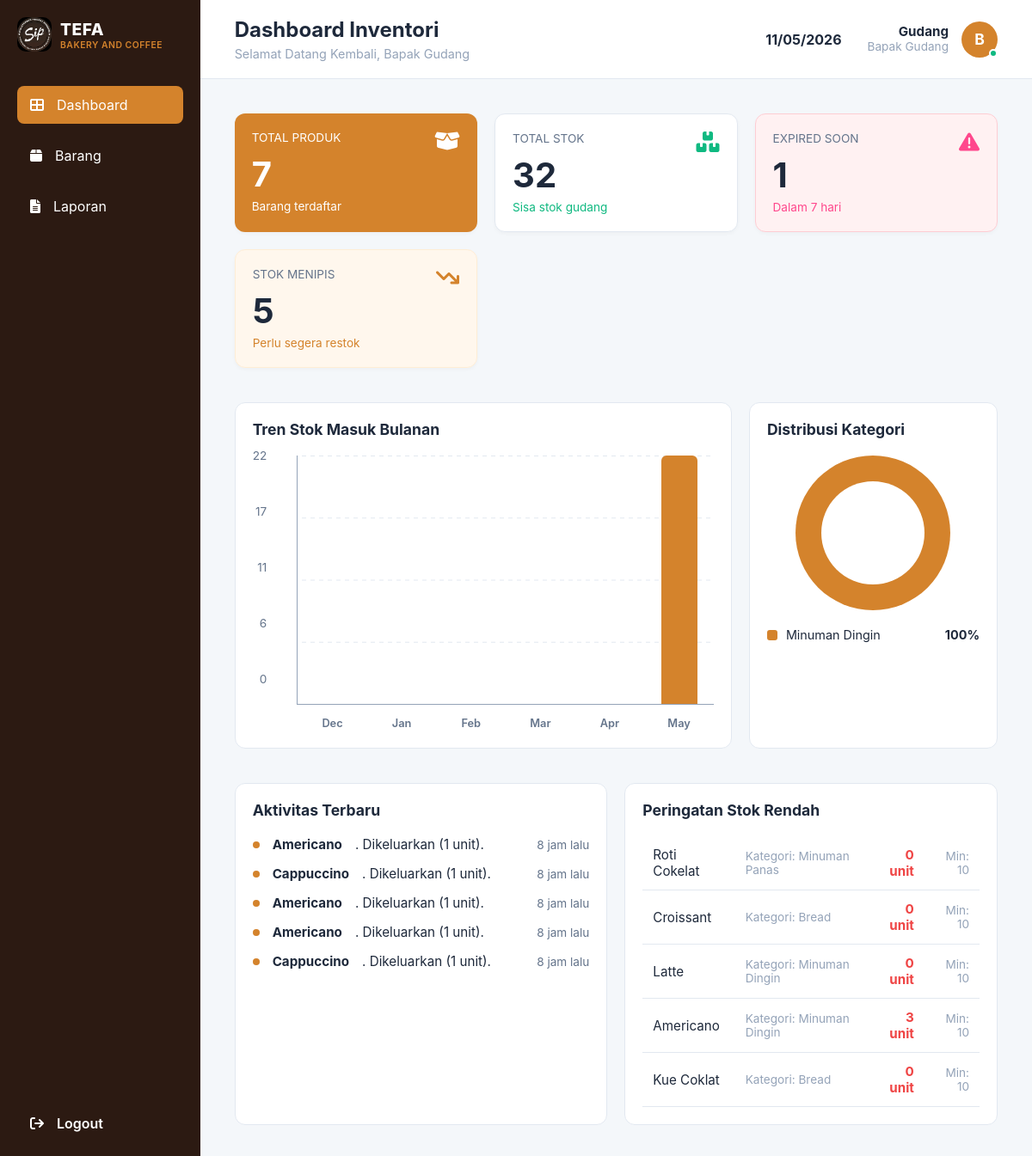
The app's page /gudang/index.php (signed in) with its own data.
### tables this page shows
CREATE TABLE `users` (
  `id` int NOT NULL,
  `username` varchar(50) NOT NULL,
  `password` varchar(255) NOT NULL,
  `nama_lengkap` varchar(100) DEFAULT NULL,
  `role` enum('admin','kasir','gudang') NOT NULL,
  `status` enum('aktif','non-aktif') DEFAULT 'aktif'
);

CREATE TABLE `inventory_logs` (
  `id` int NOT NULL,
  `product_id` int NOT NULL,
  `user_id` int NOT NULL,
  `tipe_mutasi` enum('masuk','keluar','rusak','retur') NOT NULL,
  `jumlah` int NOT NULL,
  `stok_sebelum` int NOT NULL,
  `stok_sesudah` int NOT NULL,
  `keterangan` text,
  `created_at` timestamp NULL DEFAULT CURRENT_TIMESTAMP
);

CREATE TABLE `products` (
  `id` int NOT NULL,
  `sku` varchar(20) NOT NULL,
  `nama_produk` varchar(100) NOT NULL,
  `category_id` int DEFAULT NULL,
  `harga` decimal(10,2) NOT NULL,
  `stok` int DEFAULT '0',
  `satuan` varchar(20) DEFAULT 'Pcs',
  `image` varchar(255) DEFAULT 'default.jpg',
  `exp_date` date DEFAULT NULL,
  `status` enum('aktif','non-aktif') DEFAULT 'aktif',
  `created_at` timestamp NULL DEFAULT CURRENT_TIMESTAMP
);

CREATE TABLE `categories` (
  `id` int NOT NULL,
  `nama_kategori` varchar(50) NOT NULL
);

### core/Database.php (called while the page is built, shortened)
<?php
class Database
{
    private static ?PDO $instance = null;
    public static function getConnection(): PDO
    {
        if (self::$instance === null) {
            try {
                $dsn = sprintf(
                    'mysql:host=%s;dbname=%s;charset=%s',
                    DB_HOST,
                    DB_NAME,
                    DB_CHARSET
                );
                self::$instance = new PDO($dsn, DB_USER, DB_PASS, [
                    PDO::ATTR_ERRMODE            => PDO::ERRMODE_EXCEPTION,
                    PDO::ATTR_DEFAULT_FETCH_MODE => PDO::FETCH_ASSOC,
                    PDO::ATTR_EMULATE_PREPARES   => false,
                ]);
            } catch (PDOException $e) {
                error_log('[DB Error] ' . $e->getMessage());
                throw new RuntimeException('Koneksi database gagal. Hubungi administrator.');
            }
        }
        return self::$instance;
    }
}

### models/BarangModel.php (called while the page is built, shortened)
<?php
require_once __DIR__ . '/../core/Database.php';
class BarangModel {
    private $db;
    public function __construct() {
        $this->db = Database::getConnection();
    }
    public function getAll() {
        $sql = "SELECT p.*, c.nama_kategori
                FROM products p
                LEFT JOIN categories c ON p.category_id = c.id
                ORDER BY p.id DESC";
        $stmt = $this->db->query($sql);
        return $stmt->fetchAll(PDO::FETCH_ASSOC);
    }
}

### core/Auth.php (called while the page is built, shortened)
<?php
require_once __DIR__ . '/Database.php';
class Auth
{
    public static function isLoggedIn(): bool
    {
        $storedAgent  = $_SESSION['user_agent'] ?? '';
        $currentAgent = $_SERVER['HTTP_USER_AGENT'] ?? '';
        return true;
    }
    public static function user(): array
    {
        return [
            'id'           => $_SESSION['user_id']      ?? null,
            'username'     => $_SESSION['username']     ?? '',
            'nama_lengkap' => $_SESSION['nama_lengkap'] ?? '',
            'role'         => $_SESSION['role']         ?? '',
        ];
    }
}

### models/InventoryLogModel.php (called while the page is built, shortened)
<?php
require_once __DIR__ . '/../core/Database.php';
class InventoryLogModel {
    private $db;
    public function __construct() {
        $this->db = Database::getConnection();
    }
    public function getAll($filters = []) {
        $sql = "SELECT il.*, p.sku, p.nama_produk, u.nama_lengkap as petugas
                FROM inventory_logs il
                JOIN products p ON il.product_id = p.id
                LEFT JOIN users u ON il.user_id = u.id
                WHERE 1=1";
        $params = [];
        $sql .= " ORDER BY il.created_at DESC";
        $stmt = $this->db->prepare($sql);
        $stmt->execute($params);
        return $stmt->fetchAll(PDO::FETCH_ASSOC);
    }
}

### gudang/index.php (the view, shortened to what this page needs)
<?php
require_once '../core/Auth.php';
require_once '../models/BarangModel.php';
require_once '../models/InventoryLogModel.php';
require_once '../core/Database.php';
$barangModel = new BarangModel();
$inventoryModel = new InventoryLogModel();
$db = Database::getConnection();
$allProducts = $barangModel->getAll();
$totalProducts = count($allProducts);
$totalStock = 0;
$expiredSoon = 0;
$lowStockProducts = [];
$today = new DateTime();
$today->setTime(0, 0, 0);
$sevenDaysLater = (clone $today)->modify('+7 days');
foreach ($allProducts as $p) {
    $totalStock += $p['stok'];
    if ($p['stok'] < 10) {
        $lowStockProducts[] = $p;
    }
    if (!empty($p['exp_date'])) {
        $expDate = new DateTime($p['exp_date']);
        $expDate->setTime(0, 0, 0);
        if ($expDate >= $today && $expDate <= $sevenDaysLater) {
            $expiredSoon++;
        }
    }
}
$lowStockCount = count($lowStockProducts);
$recentActivities = $inventoryModel->getAll();
$recentActivities = array_slice($recentActivities, 0, 5);
$monthlyTrend = [];
for ($i = 5; $i >= 0; $i--) {
    $monthDate = date('Y-m', strtotime("-$i months"));
    $monthLabel = date('M', strtotime("-$i months"));
    $stmt = $db->prepare("SELECT SUM(jumlah) FROM inventory_logs WHERE tipe_mutasi = 'masuk' AND DATE_FORMAT(created_at, '%Y-%m') = ?");
    $stmt->execute([$monthDate]);
    $masuk = (int)$stmt->fetchColumn();
    $monthlyTrend[] = [
        'label' => $monthLabel,
        'value' => $masuk
    ];
}
$maxTrendValue = max(array_column($monthlyTrend, 'value'));
$categoryStats = [];
$totalCategoryStock = 0;
foreach ($allProducts as $p) {
    $cat = !empty($p['nama_kategori']) ? $p['nama_kategori'] : 'Lainnya';
    if (!isset($categoryStats[$cat])) {
        $categoryStats[$cat] = 0;
    }
    $categoryStats[$cat] += $p['stok'];
    $totalCategoryStock += $p['stok'];
}
$donutColors = ['var(--orange)', 'var(--orange-memek)', 'var(--grey-mid)', '#10B981', '#3B82F6', '#EF4444'];
$donutGradientParts = [];
$donutLegendHTML = '';
$currentPercent = 0;
$colorIndex = 0;
foreach ($categoryStats as $name => $stock) {
    if ($totalCategoryStock > 0 && $stock > 0) {
        $percentage = round(($stock / $totalCategoryStock) * 100);
        $nextPercent = $currentPercent + $percentage;
        $color = $donutColors[$colorIndex % count($donutColors)];
        $donutGradientParts[] = "$color $currentPercent% $nextPercent%";
        $donutLegendHTML .= "<div class=\"legend-item\"><span class=\"dot\" style=\"background-color: $color;\"></span><span class=\"label\">" . htmlspecialchars($name) . "</span><span class=\"value\">$percentage%</span></div>";
        $currentPercent = $nextPercent;
        $colorIndex++;
    }
}
$conicGradient = !empty($donutGradientParts) ? "conic-gradient(" . implode(", ", $donutGradientParts) . ")" : "conic-gradient(#eee 0% 100%)";
$page        = 'dashboard';
$pageTitle   = 'Dashboard Inventori';
include 'includes/header.php';
?>
<section class="dashboard-page">
    <div class="summary-cards">
        <div class="card card-orange">
            <div class="card-title">Total Produk</div>
            <div class="card-value"><?= $totalProducts ?></div>
            <div class="card-subtitle">Barang terdaftar</div>
            <i class="fa-solid fa-box-open card-icon"></i>
        </div>
        <div class="card">
            <div class="card-title">Total Stok</div>
            <div class="card-value"><?= number_format($totalStock, 0, ',', '.') ?></div>
            <div class="card-subtitle success-text">Sisa stok gudang</div>
            <i class="fa-solid fa-boxes-stacked card-icon success-text"></i>
        </div>
        <div class="card card-pink">
            <div class="card-title">Expired Soon</div>
            <div class="card-value"><?= $expiredSoon ?></div>
            <div class="card-subtitle text-pink">Dalam 7 hari</div>
            <i class="fa-solid fa-warning card-icon text-pink"></i>
        </div>
        <div class="card card-orange-light">
            <div class="card-title">Stok Menipis</div>
            <div class="card-value"><?= $lowStockCount ?></div>
            <div class="card-subtitle text-orange">Perlu segera restok</div>
            <i class="fa-solid fa-arrow-trend-down card-icon text-orange"></i>
        </div>
    </div>
    <div class="graphs-row">
        <div class="graph-card">
            <h3 class="graph-title">Tren Stok Masuk Bulanan</h3>
            <div class="graph-container bar-chart">
                <div class="chart-y-axis">
                    <span><?= ceil($maxTrendValue) ?></span>
                    <span><?= ceil($maxTrendValue * 0.75) ?></span>
                    <span><?= ceil($maxTrendValue * 0.5) ?></span>
                    <span><?= ceil($maxTrendValue * 0.25) ?></span>
                    <span>0</span>
                </div>
                <div class="chart-bars">
                    <?php foreach ($monthlyTrend as $trend): ?>
                        <?php $heightPct = min(100, round(($trend['value'] / $maxTrendValue) * 100)); ?>
                        <div class="bar" style="height: <?= $heightPct ?>%" data-value="<?= $trend['value'] ?>"><span class="label"><?= $trend['label'] ?></span></div>
                    <?php endforeach; ?>
                </div>
            </div>
        </div>
        <div class="graph-card">
            <h3 class="graph-title">Distribusi Kategori</h3>
            <div class="graph-container donut-chart">
                <div class="donut-display" style="background: <?= $conicGradient ?>;">
                    <div class="donut-center"></div>
                </div>
                <div class="donut-legend">
                    <?= $donutLegendHTML ?: '<div class="legend-item"><span class="label">Belum Ada Data</span></div>' ?>
                </div>
            </div>
        </div>
    </div>
    <div class="lists-row">
        <div class="list-card">
            <h3 class="list-title">Aktivitas Terbaru</h3>
            <ul class="activity-list">
                <?php if (empty($recentActivities)): ?>
                    <li class="activity-item"><span class="activity-marker grey"></span> Belum ada aktivitas mutasi.</li>
                <?php else: ?>
                    <?php foreach ($recentActivities as $act): ?>
                        <?php
                        $markerClass = 'grey';
                        $actionText = 'Disesuaikan';
                        if ($act['tipe_mutasi'] == 'masuk') { $markerClass = 'green'; $actionText = 'Ditambahkan'; }
                        elseif ($act['tipe_mutasi'] == 'keluar') { $markerClass = 'orange'; $actionText = 'Dikeluarkan'; }
                        elseif ($act['tipe_mutasi'] == 'rusak') { $markerClass = 'red'; $actionText = 'Dilaporkan rusak'; }
                        elseif ($act['tipe_mutasi'] == 'retur') { $markerClass = 'blue'; $actionText = 'Diretur'; }
                        $timeAgo = strtotime($act['created_at']);
                        $diff = time() - $timeAgo;
                        if ($diff < 60) $timeStr = "Baru saja";
                        elseif ($diff < 3600) $timeStr = floor($diff/60) . " menit lalu";
                        elseif ($diff < 86400) $timeStr = floor($diff/3600) . " jam lalu";
                        else $timeStr = floor($diff/86400) . " hari lalu";
                        ?>
                        <li class="activity-item">
                            <span class="activity-marker <?= $markerClass ?>"></span>
                            <strong><?= htmlspecialchars($act['nama_produk']) ?></strong>. <?= $actionText ?> (<?= $act['jumlah'] ?> unit).
                            <span class="time"><?= $timeStr ?></span>
                        </li>
                    <?php endforeach; ?>
                <?php endif; ?>
            </ul>
        </div>
        <div class="list-card">
            <h3 class="list-title">Peringatan Stok Rendah</h3>
            <div class="warning-table">
                <table>
                    <tbody>
                        <?php if (empty($lowStockProducts)): ?>
                            <tr><td colspan="4" style="text-align: center; color: #888; padding: 20px;">Semua stok aman.</td></tr>
                        <?php else: ?>
                            <?php foreach ($lowStockProducts as $lp): ?>
                            <tr>
                                <td><?= htmlspecialchars($lp['nama_produk']) ?></td>
                                <td class="category">Kategori: <?= htmlspecialchars($lp['nama_kategori'] ?? 'Lainnya') ?></td>
                                <td class="stock-warning"><?= $lp['stok'] ?> unit</td>
                                <td class="min-stock">Min: 10</td>
                            </tr>
                            <?php endforeach; ?>
                        <?php endif; ?>
                    </tbody>
                </table>
            </div>
        </div>
    </div>
</section>
<?php include 'includes/footer.php'; ?>

### gudang/includes/header.php (shortened to what this page needs)
<!DOCTYPE html>
<html lang="id">
<head>
    <link rel="stylesheet" href="../assets/css/gudang-style.css?v=<?php echo time(); ?>">
    <link rel="stylesheet" href="../assets/css/gudang-header.css?v=<?php echo time(); ?>">
    <link rel="stylesheet" href="../assets/css/gudang-sidebar.css?v=<?php echo time(); ?>">
    <link rel="stylesheet" href="../assets/css/gudang-footer.css?v=<?php echo time(); ?>">
    <?php if (isset($page) && $page == 'dashboard'): ?>
    <link rel="stylesheet" href="../assets/css/gudang-dashboard.css?v=<?php echo time(); ?>">
    <?php elseif (isset($page) && $page == 'inventory'): ?>
    <link rel="stylesheet" href="../assets/css/gudang-inventory.css?v=<?php echo time(); ?>">
    <?php endif; ?>
    <link rel="stylesheet" href="https://cdnjs.cloudflare.com/ajax/libs/font-awesome/6.0.0/css/all.min.css">
</head>
<body class="<?php echo isset($page) ? 'page-' . $page : ''; ?>">
<?php include __DIR__ . '/sidebar.php'; ?>
<main class="main-content">
<?php
$currentUser = Auth::user();
$namaLengkap = htmlspecialchars($currentUser['nama_lengkap'] ?? 'Gudang');
$roleLabel   = ucfirst($currentUser['role'] ?? 'gudang');
$initial     = strtoupper(substr($namaLengkap, 0, 1));
?>
    <header class="main-header">
        <div class="header-left">
            <h1 class="page-title"><?php echo isset($pageTitle) ? $pageTitle : 'Dashboard'; ?></h1>
            <?php if (!isset($page) || $page == 'dashboard') : ?>
            <p class="page-subtitle">Selamat Datang Kembali, <?php echo $namaLengkap; ?></p>
            <?php endif; ?>
        </div>
        <div class="header-right" style="display: flex; align-items: center; gap: 30px;">
            <div class="date-picker">
                <span class="date-value"></span>
            </div>
            <div class="user-profile">
                <div class="user-info">
                    <div class="user-role"><?php echo $roleLabel; ?></div>
                    <div class="user-name"><?php echo $namaLengkap; ?></div>
                </div>
                <div class="user-avatar-container">
                    <div class="user-avatar"><?php echo $initial; ?></div>
                    <span class="online-indicator"></span>
                </div>
            </div>
        </div>
    </header>
    <div class="content-wrapper">

### records on screen
users: nama_lengkap "Bapak Gudang", nama_lengkap "B"
inventory_logs: product.nama_produk "Americano", tipe_mutasi "Dikeluarkan", jumlah "1", created_at "8 jam lalu"
inventory_logs: product.nama_produk "Cappuccino", tipe_mutasi "Dikeluarkan", jumlah "1", created_at "8 jam lalu"
inventory_logs: product.nama_produk "Americano", tipe_mutasi "Dikeluarkan", jumlah "1", created_at "8 jam lalu"
inventory_logs: product.nama_produk "Americano", tipe_mutasi "Dikeluarkan", jumlah "1", created_at "8 jam lalu"
inventory_logs: product.nama_produk "Cappuccino", tipe_mutasi "Dikeluarkan", jumlah "1", created_at "8 jam lalu"
products: nama_produk "Roti Cokelat", category.nama_kategori "Minuman Panas", stok "0"
products: nama_produk "Croissant", category.nama_kategori "Bread", stok "0"
products: nama_produk "Latte", category.nama_kategori "Minuman Dingin", stok "0"
products: nama_produk "Americano", category.nama_kategori "Minuman Dingin", stok "3"
products: nama_produk "Kue Coklat", category.nama_kategori "Bread", stok "0"

### other values on screen
$pageTitle "Dashboard Inventori"
$roleLabel "Gudang"
$totalProducts "7"
$totalStock "32"
$expiredSoon "1"
$lowStockCount "5"
ceil($maxTrendValue) "22"
ceil($maxTrendValue * 0.75) "17"
ceil($maxTrendValue * 0.5) "11"
ceil($maxTrendValue * 0.25) "6"
$trend['label'] "Dec"
$trend['label'] "Jan"
$trend['label'] "Feb"
$trend['label'] "Mar"
$trend['label'] "Apr"
